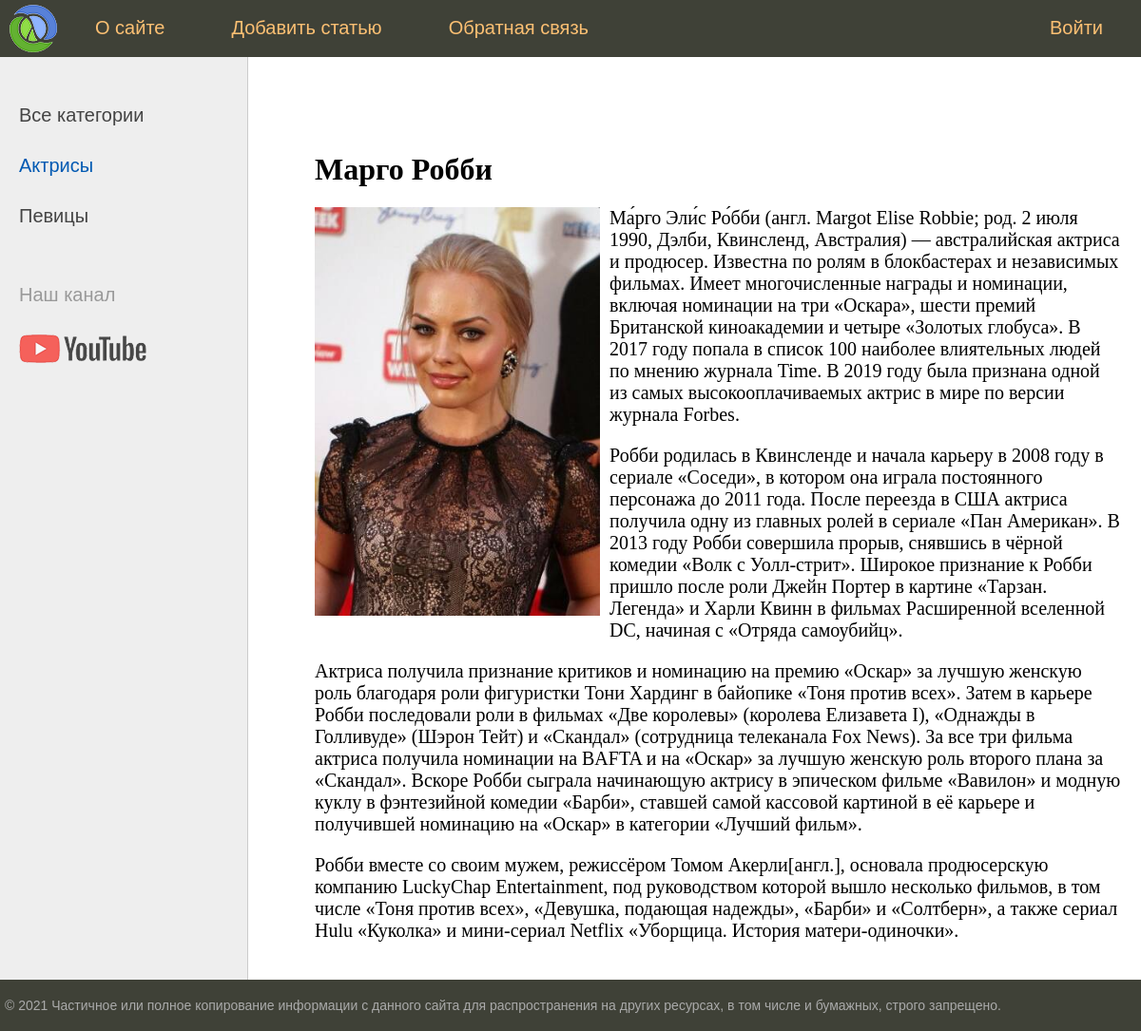
The page /post/margo-robbi/ on the database its author committed.
### women/models.py (models this page shows, shortened)
class Category(models.Model):
    name = models.CharField(max_length=100,db_index=True)
    slug = models.SlugField(max_length=255, unique=True, db_index=True, verbose_name="URL")
    def get_absolute_url(self):
        return reverse('category',kwargs={'cat_id': self.pk})
    class Meta:
        verbose_name = 'Category'
        ordering = ['id']

class Women(models.Model):
    title = models.CharField(max_length=255,verbose_name="Заголовок")
    slug = models.SlugField(max_length=255,unique=True,db_index=True,verbose_name="URL")
    content = models.TextField(blank=True,verbose_name="Текст статьи")
    photo = models.ImageField(upload_to="photos/%Y/%m/%d/",verbose_name="Фото")
    time_create = models.DateTimeField(auto_now_add=True,verbose_name="Время создания")
    time_update = models.DateTimeField(auto_now=True,verbose_name="Время изменения")
    is_published = models.BooleanField(default=True,verbose_name="Публикация")
    cat = models.ForeignKey('Category', on_delete=models.PROTECT,verbose_name="Категории")
    class Meta:
        verbose_name = 'Greate women'
        ordering = ['time_create', 'title']

### women/views.py (the view)
# urls.py: path('post/<slug:post_slug>/', show_post, name='post'),
def show_post(request, post_slug):
    post = get_object_or_404(Women, slug=post_slug)
    context = {
        'post': post,
        'menu': menu,
        'title': post.title,
        'cat_selected': post.cat_id,
    }
    return render(request, 'women/post.html', context=context)

### women/templatetags/women_tags.py (called while the page is built)
@register.inclusion_tag('women/list_categories.html')
def show_categories(sort=None, cat_selected=0):
    if not sort:
        cats = Category.objects.all()
    else:
        cats = Category.objects.order_by(sort)
    return {"cats": cats, "cat_selected": cat_selected}

### women/templates/women/post.html
{% extends 'women/base.html' %}
{% block content %}
<h1>{{post.title}}</h1>
{% if post.photo %}
<p><img class="img-article-left" src="{{post.photo.url}}"></p>
{% endif %}
{{post.content|linebreaks}}
{% endblock %}

### women/templates/women/list_categories.html
{% for c in cats %}
	{% if c.pk == cat_selected %}
		<li class="selected">{{c.name}}</li>
	{% else %}
		<li><a href="{{ c.get_absolute_url }}">{{c.name}}</a></li>
	{% endif %}
{% endfor %}

### women/static/women/css/styles.css (style rules this page uses)
html, body { font-family: 'Arial'; margin: 0; padding: 0; height: 100%; width: 100%; color: #444; }
a { color: #0059b2; text-decoration: none; }
img { max-width: 600px; height: auto; }
img.img-article-left { max-width: 300px; height: auto; float: left; padding: 0 10px 10px 0; }
.left-chapters ul li { margin: 30px 0 0 0; color: #999; }
.left-chapters ul li.selected { color: #0059b2; }
.left-chapters ul li a { color: #444; text-decoration: none; }
.content-text h1 { font-size: 32px; }

### rows shown on the page
Category: name "Актрисы"
Category: name "Певицы"
Women: title "Марго Робби", photo (picture), content "Ма́рго Эли́с Ро́бби (англ. Margot Elise Robbie; род. 2 июля 1990, Дэлби, Квинсленд, Австралия) — австралийская актриса и продюсер. Известна по ролям в блокбастерах и независимых фильмах. Имеет многочисленные награды и номинации, включая номинации на три «Оскара», шести премий Британской киноакадемии и четыре «Золотых глобуса». В 2017 году попала в список 100 наиболее влиятельных людей по мнению журнала Time. В 2019 году была признана одной из самых высокооплачиваемых актрис в мире по версии журнала Forbes. Робби родилась в Квинсленде и начала карьеру в 2008 году в сериале «Соседи», в котором она играла постоянного персонажа до 2011 года. После переезда в США актриса получила одну из главных…"

### other values the page prints
{{ m.title }} "О сайте" "Добавить статью" "Обратная связь"
{{ m.title }} "Войти"
